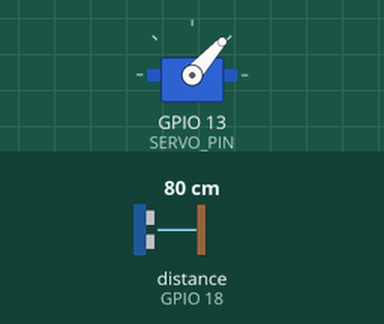
This sketch was run on a simulated ESP32. Parts: servo. Wiring (inferred from the names in the program): ultrasonic range finder: trigger GPIO 5; echo GPIO 18. The test bench sets the inputs (shaded band); at power-on: distance to the obstacle (sensor on GPIO 18) 80 cm. The echo pulse lasts 58.3 µs per cm; WiFi joins after 1.5 s; servers stay silent unless stated; what the sketch prints to the serial monitor is not drawn.

Above: at 2.78 s.
2.8 s: distance to the obstacle (sensor on GPIO 18) set to 2 cm
At 3.08 s:
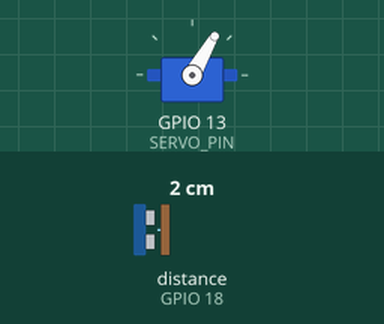
5.8 s: distance to the obstacle (sensor on GPIO 18) set to 35 cm
At 5.97 s:
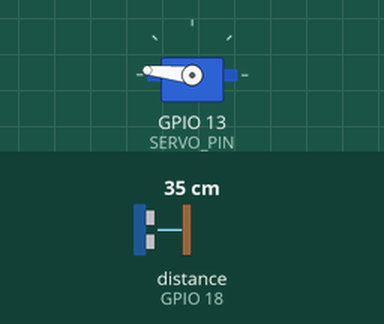
8.8 s: distance to the obstacle (sensor on GPIO 18) set to 4 cm
At 9.87 s:
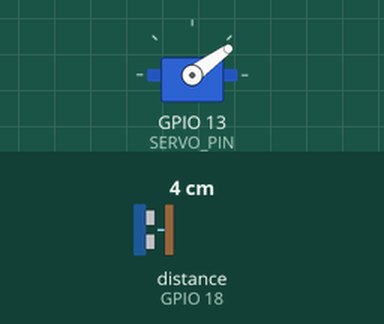
Timing chart, 0 to 17.8 s (numbered marks = the images above; inputs shaded):
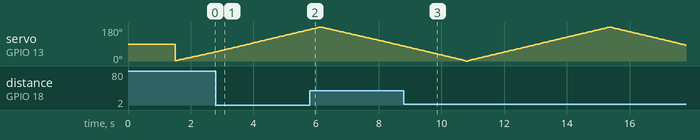

The sketch:

radar.ino
```cpp
#include <WiFi.h>
#include <ESPAsyncWebServer.h>
#include <AsyncTCP.h>
#include <ESP32Servo.h>

#define TRIG_PIN 5
#define ECHO_PIN 18
#define SERVO_PIN 13

const char* ssid = "GNET_WIFI";
const char* password = "19971997";

Servo myServo;
AsyncWebServer server(80);
AsyncWebSocket ws("/ws");

int angle = 0;
bool increasing = true;

float measureDistance() {
  digitalWrite(TRIG_PIN, LOW);
  delayMicroseconds(2);
  digitalWrite(TRIG_PIN, HIGH);
  delayMicroseconds(10);
  digitalWrite(TRIG_PIN, LOW);
  long duration = pulseIn(ECHO_PIN, HIGH);
  return duration * 0.034 / 2; // distance in cm
}

String getHTML() {
  return R"rawliteral(
<!DOCTYPE html>
<html>
<head>
  <title>ESP32 Radar</title>
  <style>
    body {
      margin: 0; background: #000; color: #0f0; font-family: monospace;
      display: flex; flex-direction: column; align-items: center;
      user-select: none;
    }
    canvas { background: #111; margin-top: 20px; }
    #distance { margin-top: 10px; font-size: 18px; }
  </style>
</head>
<body>
  <h1>ESP32 Radar</h1>
  <canvas id="radar" width="400" height="400"></canvas>
  <div id="distance">Distance: -- cm</div>

  <script>
    const canvas = document.getElementById('radar');
    const ctx = canvas.getContext('2d');
    const centerX = canvas.width / 2;
    const centerY = canvas.height / 2;
    const radius = 180;
    let lastPoints = [];

    function drawRadarBackground() {
      ctx.fillStyle = '#111';
      ctx.fillRect(0, 0, canvas.width, canvas.height);

      ctx.strokeStyle = '#0f0';
      ctx.lineWidth = 1;
      ctx.beginPath();
      for(let r = radius; r > 0; r -= radius / 4) {
        ctx.moveTo(centerX + r, centerY);
        ctx.arc(centerX, centerY, r, 0, 2 * Math.PI);
      }
      ctx.stroke();

      // Range labels
      ctx.fillStyle = '#0f0';
      ctx.font = '12px monospace';
      for(let i = 1; i <= 4; i++) {
        let r = (radius / 4) * i;
        ctx.fillText(`${r * 1} cm`, centerX + r + 5, centerY - 5);
      }
    }

    function drawSweep(angle) {
      ctx.fillStyle = 'rgba(0, 255, 0, 0.15)';
      ctx.beginPath();
      ctx.moveTo(centerX, centerY);
      let startAngle = (angle - 10) * Math.PI / 180;
      let endAngle = (angle + 10) * Math.PI / 180;
      ctx.arc(centerX, centerY, radius, startAngle, endAngle);
      ctx.closePath();
      ctx.fill();
    }

    function drawPoint(angle, distance) {
      let rad = angle * Math.PI / 180;
      let d = Math.min(distance, radius);
      let x = centerX + d * Math.cos(rad);
      let y = centerY - d * Math.sin(rad);

      // Color code based on distance
      let color = distance < radius * 0.33 ? 'red' :
                  distance < radius * 0.66 ? 'yellow' : 'lime';

      ctx.fillStyle = color;
      ctx.beginPath();
      ctx.arc(x, y, 6, 0, 2 * Math.PI);
      ctx.fill();

      // Distance label
      ctx.fillStyle = '#0f0';
      ctx.font = '14px monospace';
      ctx.fillText(`${distance.toFixed(1)} cm`, x + 10, y);
    }

    const ws = new WebSocket(`ws://${location.host}/ws`);
    ws.onmessage = e => {
      let [angle, distance] = e.data.split(',');
      angle = parseInt(angle);
      distance = parseFloat(distance);

      drawRadarBackground();
      drawSweep(angle);
      drawPoint(angle, distance);

      document.getElementById('distance').textContent = `Distance: ${distance.toFixed(1)} cm`;
    };

    // Initial draw
    drawRadarBackground();
  </script>
</body>
</html>

)rawliteral";
}

void notifyClients(int angle, float distance) {
  String msg = String(angle) + "," + String(distance, 2);
  ws.textAll(msg);
}

void setup() {
  Serial.begin(115200);

  pinMode(TRIG_PIN, OUTPUT);
  pinMode(ECHO_PIN, INPUT);

  myServo.setPeriodHertz(50);           // Standard servo PWM frequency
  myServo.attach(SERVO_PIN, 500, 2400); // Attach servo on GPIO 13 with pulse width range

  WiFi.begin(ssid, password);
  Serial.print("Connecting to WiFi");
  while (WiFi.status() != WL_CONNECTED) {
    delay(500);
    Serial.print(".");
  }
  Serial.println("\nConnected! IP: " + WiFi.localIP().toString());

  ws.onEvent([](AsyncWebSocket *server, AsyncWebSocketClient *client,
    AwsEventType type, void *arg, uint8_t *data, size_t len) {
    // No events needed here
  });

  server.addHandler(&ws);
  server.on("/", HTTP_GET, [](AsyncWebServerRequest *request){
    request->send(200, "text/html", getHTML());
  });
  server.begin();
}

void loop() {
  if (increasing) {
    angle += 2;
    if (angle >= 180) increasing = false;
  } else {
    angle -= 2;
    if (angle <= 0) increasing = true;
  }

  myServo.write(angle);
  delay(50);

  float distance = measureDistance();
  notifyClients(angle, distance);
}
```
